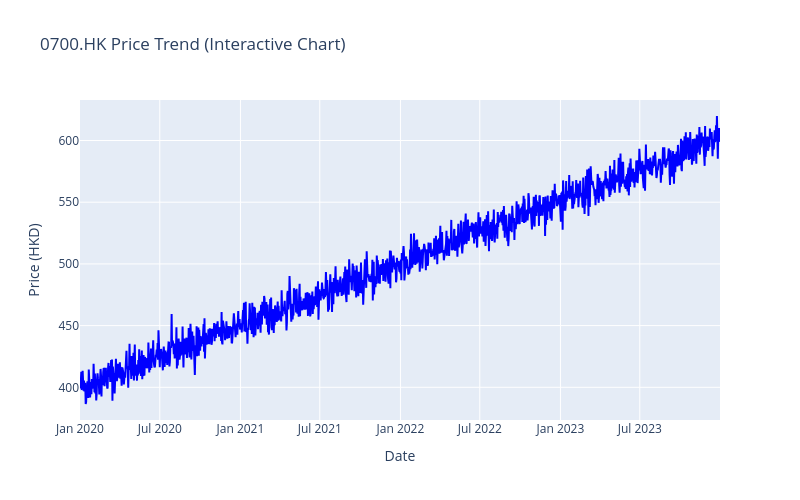
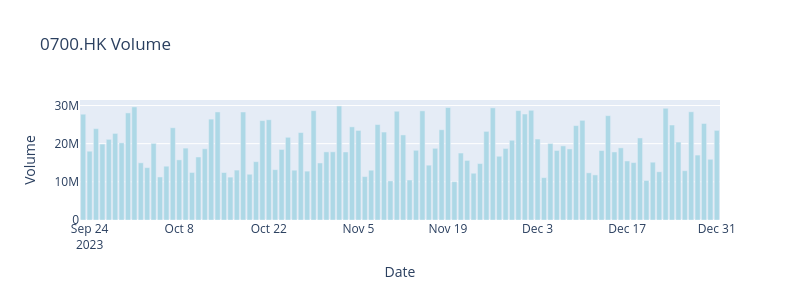

Here is the notebook cell these charts were saved with, in order:
### Markdown cell above
## Quick Visualization

### Code cell
# Price trend chart (using Plotly)
fig_price = go.Figure()
fig_price.add_trace(go.Scatter(
    x=df.index,
    y=df['Close'],
    mode='lines',
    name='0700.HK Closing Price',
    line=dict(color='blue', width=2)
))

fig_price.update_layout(
    title='0700.HK Price Trend (Interactive Chart)',
    xaxis_title='Date',
    yaxis_title='Price (HKD)',
    hovermode='x unified',
    width=800,
    height=500
)

fig_price.show()

# Volume chart
fig_volume = go.Figure()
fig_volume.add_trace(go.Bar(
    x=df.index[-100:],
    y=df['Volume'][-100:],
    name='Volume',
    marker_color='lightblue'
))

fig_volume.update_layout(
    title='0700.HK Volume',
    xaxis_title='Date',
    yaxis_title='Volume',
    width=800,
    height=300
)

fig_volume.show()
